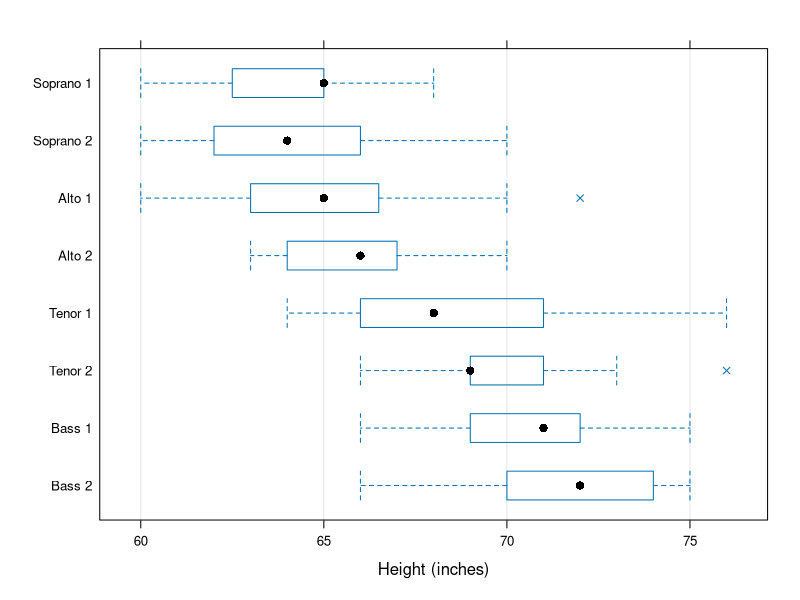
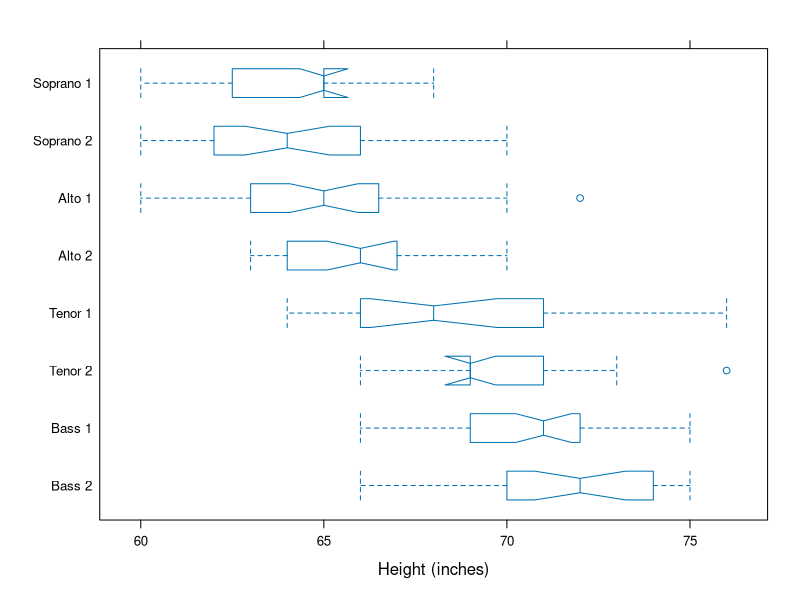

These charts were generated, in order, by the following R code:
library(lattice)


### Name: F_1_panel.bwplot
### Title: Default Panel Function for bwplot
### Aliases: panel.bwplot
### Keywords: dplot

### ** Examples


bwplot(voice.part ~ height, data = singer,
       xlab = "Height (inches)",
       panel = function(...) {
           panel.grid(v = -1, h = 0)
           panel.bwplot(...)
       },
       par.settings = list(plot.symbol = list(pch = 4)))

bwplot(voice.part ~ height, data = singer,
       xlab = "Height (inches)",
       notch = TRUE, pch = "|")
